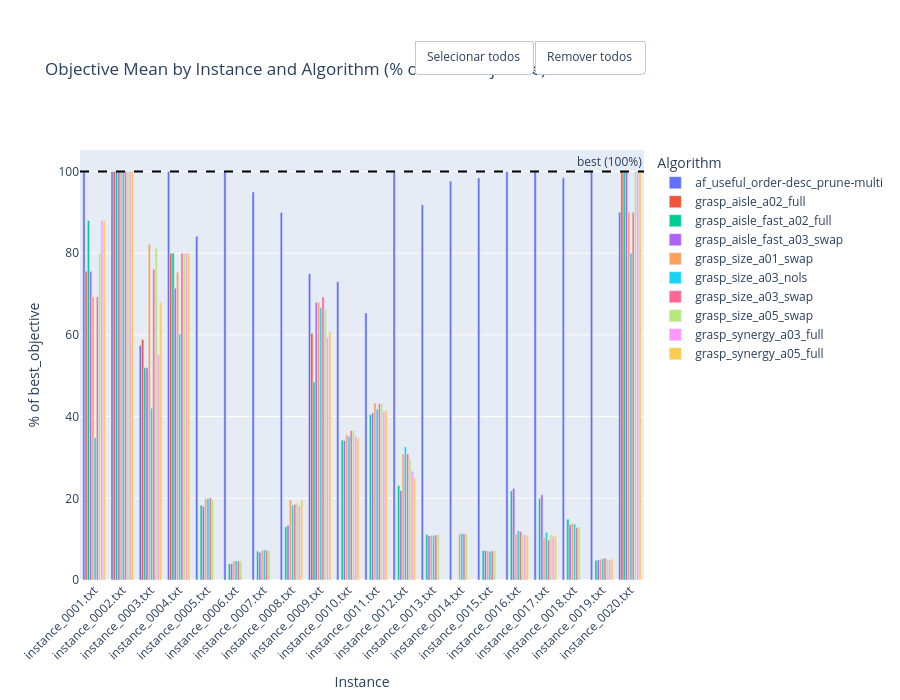

Notebook source saved alongside this figure:
### Code cell
# Objective Mean as % of Best Objective

objective_plot = (
    df.pivot_table(
        index='instance',
        columns='algorithm',
        values='objective_mean',
        aggfunc='mean'
    )
    .sort_index()
    .fillna(0)
)

best_objective_by_instance = (
    df[['instance', 'best_objective']]
    .drop_duplicates(subset='instance')
    .set_index('instance')['best_objective']
)

objective_pct_plot = objective_plot.div(best_objective_by_instance, axis=0) * 100
objective_pct_plot = objective_pct_plot.replace([float('inf'), -float('inf')], 0).fillna(0)

fig = go.Figure()
for algo in objective_pct_plot.columns:
    fig.add_trace(go.Bar(
        name=algo,
        x=objective_pct_plot.index,
        y=objective_pct_plot[algo],
        hovertemplate=f'<b>{algo}</b><br>Instance: %{{x}}<br>%{{y:.1f}}% of best<extra></extra>'
    ))

fig.add_hline(y=100, line_dash='dash', line_color='black', annotation_text='best (100%)')

fig.update_layout(
    barmode='group',
    title='Objective Mean by Instance and Algorithm (% of Best Objective)',
    xaxis_title='Instance',
    yaxis_title='% of best_objective',
    legend_title='Algorithm',
    height=700,
    margin=dict(t=150),
    xaxis_tickangle=-45,
)
add_legend_mass_toggle(fig)
fig.show()

### Figure 1 — Plotly figure (JSON) as saved in the notebook; plotly's stock layout.template omitted (floating-point values rounded to 4 significant figures)
{"data": [{"hovertemplate": "<b>af_useful_order-desc_prune-multi</b><br>Instance: %{x}<br>%{y:.1f}% of best<extra></extra>", "name": "af_useful_order-desc_prune-multi", "type": "bar", "x": ["instance_0001.txt", "instance_0002.txt", "instance_0003.txt", "instance_0004.txt", "instance_0005.txt", "instance_0006.txt", "instance_0007.txt", "instance_0008.txt", "instance_0009.txt", "instance_0010.txt", "instance_0011.txt", "instance_0012.txt", "instance_0013.txt", "instance_0014.txt", "instance_0015.txt", "instance_0016.txt", "instance_0017.txt", "instance_0018.txt", "instance_0019.txt", "instance_0020.txt"], "y": [100.0, 100.0, 57.41, 100.0, 84.15, 100.0, 94.96, 89.99, 74.95, 72.98, 65.38, 100.0, 91.88, 97.65, 98.44, 100.0, 100.0, 98.46, 100.0, 90.0]}, {"hovertemplate": "<b>grasp_aisle_a02_full</b><br>Instance: %{x}<br>%{y:.1f}% of best<extra></extra>", "name": "grasp_aisle_a02_full", "type": "bar", "x": ["instance_0001.txt", "instance_0002.txt", "instance_0003.txt", "instance_0004.txt", "instance_0005.txt", "instance_0006.txt", "instance_0007.txt", "instance_0008.txt", "instance_0009.txt", "instance_0010.txt", "instance_0011.txt", "instance_0012.txt", "instance_0013.txt", "instance_0014.txt", "instance_0015.txt", "instance_0016.txt", "instance_0017.txt", "instance_0018.txt", "instance_0019.txt", "instance_0020.txt"], "y": [75.56, 100.0, 58.89, 80.0, 0.0, 0.0, 0.0, 0.0, 60.38, 0.0, 0.0, 0.0, 0.0, 0.0, 0.0, 0.0, 0.0, 0.0, 0.0, 100.0]}, {"hovertemplate": "<b>grasp_aisle_fast_a02_full</b><br>Instance: %{x}<br>%{y:.1f}% of best<extra></extra>", "name": "grasp_aisle_fast_a02_full", "type": "bar", "x": ["instance_0001.txt", "instance_0002.txt", "instance_0003.txt", "instance_0004.txt", "instance_0005.txt", "instance_0006.txt", "instance_0007.txt", "instance_0008.txt", "instance_0009.txt", "instance_0010.txt", "instance_0011.txt", "instance_0012.txt", "instance_0013.txt", "instance_0014.txt", "instance_0015.txt", "instance_0016.txt", "instance_0017.txt", "instance_0018.txt", "instance_0019.txt", "instance_0020.txt"], "y": [88.0, 100.0, 51.96, 80.0, 18.3, 3.966, 7.056, 13.01, 48.47, 34.24, 40.45, 23.14, 11.12, 0.0, 7.225, 21.81, 19.98, 14.9, 4.801, 100.0]}, {"hovertemplate": "<b>grasp_aisle_fast_a03_swap</b><br>Instance: %{x}<br>%{y:.1f}% of best<extra></extra>", "name": "grasp_aisle_fast_a03_swap", "type": "bar", "x": ["instance_0001.txt", "instance_0002.txt", "instance_0003.txt", "instance_0004.txt", "instance_0005.txt", "instance_0006.txt", "instance_0007.txt", "instance_0008.txt", "instance_0009.txt", "instance_0010.txt", "instance_0011.txt", "instance_0012.txt", "instance_0013.txt", "instance_0014.txt", "instance_0015.txt", "instance_0016.txt", "instance_0017.txt", "instance_0018.txt", "instance_0019.txt", "instance_0020.txt"], "y": [75.56, 100.0, 51.96, 71.43, 18.04, 4.023, 6.764, 13.41, 67.92, 34.1, 40.86, 21.85, 10.79, 0.0, 7.162, 22.42, 20.85, 13.53, 4.897, 100.0]}, {"hovertemplate": "<b>grasp_size_a01_swap</b><br>Instance: %{x}<br>%{y:.1f}% of best<extra></extra>", "name": "grasp_size_a01_swap", "type": "bar", "x": ["instance_0001.txt", "instance_0002.txt", "instance_0003.txt", "instance_0004.txt", "instance_0005.txt", "instance_0006.txt", "instance_0007.txt", "instance_0008.txt", "instance_0009.txt", "instance_0010.txt", "instance_0011.txt", "instance_0012.txt", "instance_0013.txt", "instance_0014.txt", "instance_0015.txt", "instance_0016.txt", "instance_0017.txt", "instance_0018.txt", "instance_0019.txt", "instance_0020.txt"], "y": [69.33, 100.0, 82.14, 75.32, 19.93, 4.617, 7.265, 19.58, 67.92, 35.55, 43.34, 30.85, 10.91, 11.24, 7.141, 11.21, 10.42, 13.89, 5.098, 90.0]}, {"hovertemplate": "<b>grasp_size_a03_nols</b><br>Instance: %{x}<br>%{y:.1f}% of best<extra></extra>", "name": "grasp_size_a03_nols", "type": "bar", "x": ["instance_0001.txt", "instance_0002.txt", "instance_0003.txt", "instance_0004.txt", "instance_0005.txt", "instance_0006.txt", "instance_0007.txt", "instance_0008.txt", "instance_0009.txt", "instance_0010.txt", "instance_0011.txt", "instance_0012.txt", "instance_0013.txt", "instance_0014.txt", "instance_0015.txt", "instance_0016.txt", "instance_0017.txt", "instance_0018.txt", "instance_0019.txt", "instance_0020.txt"], "y": [34.87, 100.0, 42.06, 60.15, 19.93, 4.694, 7.374, 18.35, 66.62, 35.18, 41.85, 32.59, 10.85, 11.36, 6.999, 12.05, 11.69, 13.71, 5.206, 80.0]}, {"hovertemplate": "<b>grasp_size_a03_swap</b><br>Instance: %{x}<br>%{y:.1f}% of best<extra></extra>", "name": "grasp_size_a03_swap", "type": "bar", "x": ["instance_0001.txt", "instance_0002.txt", "instance_0003.txt", "instance_0004.txt", "instance_0005.txt", "instance_0006.txt", "instance_0007.txt", "instance_0008.txt", "instance_0009.txt", "instance_0010.txt", "instance_0011.txt", "instance_0012.txt", "instance_0013.txt", "instance_0014.txt", "instance_0015.txt", "instance_0016.txt", "instance_0017.txt", "instance_0018.txt", "instance_0019.txt", "instance_0020.txt"], "y": [69.33, 100.0, 76.04, 80.0, 20.09, 4.655, 7.211, 18.54, 69.28, 36.57, 43.19, 30.85, 11.03, 11.33, 7.162, 11.87, 9.785, 12.85, 5.376, 90.0]}, {"hovertemplate": "<b>grasp_size_a05_swap</b><br>Instance: %{x}<br>%{y:.1f}% of best<extra></extra>", "name": "grasp_size_a05_swap", "type": "bar", "x": ["instance_0001.txt", "instance_0002.txt", "instance_0003.txt", "instance_0004.txt", "instance_0005.txt", "instance_0006.txt", "instance_0007.txt", "instance_0008.txt", "instance_0009.txt", "instance_0010.txt", "instance_0011.txt", "instance_0012.txt", "instance_0013.txt", "instance_0014.txt", "instance_0015.txt", "instance_0016.txt", "instance_0017.txt", "instance_0018.txt", "instance_0019.txt", "instance_0020.txt"], "y": [80.0, 100.0, 81.25, 80.0, 19.77, 4.694, 7.265, 18.73, 66.18, 36.57, 43.19, 29.69, 11.16, 11.3, 7.204, 11.37, 11.15, 13.01, 5.152, 100.0]}, {"hovertemplate": "<b>grasp_synergy_a03_full</b><br>Instance: %{x}<br>%{y:.1f}% of best<extra></extra>", "name": "grasp_synergy_a03_full", "type": "bar", "x": ["instance_0001.txt", "instance_0002.txt", "instance_0003.txt", "instance_0004.txt", "instance_0005.txt", "instance_0006.txt", "instance_0007.txt", "instance_0008.txt", "instance_0009.txt", "instance_0010.txt", "instance_0011.txt", "instance_0012.txt", "instance_0013.txt", "instance_0014.txt", "instance_0015.txt", "instance_0016.txt", "instance_0017.txt", "instance_0018.txt", "instance_0019.txt", "instance_0020.txt"], "y": [88.0, 100.0, 55.21, 80.0, 0.0, 0.0, 0.0, 18.15, 59.34, 35.16, 41.14, 26.67, 0.0, 0.0, 0.0, 11.06, 10.65, 0.0, 4.849, 100.0]}, {"hovertemplate": "<b>grasp_synergy_a05_full</b><br>Instance: %{x}<br>%{y:.1f}% of best<extra></extra>", "name": "grasp_synergy_a05_full", "type": "bar", "x": ["instance_0001.txt", "instance_0002.txt", "instance_0003.txt", "instance_0004.txt", "instance_0005.txt", "instance_0006.txt", "instance_0007.txt", "instance_0008.txt", "instance_0009.txt", "instance_0010.txt", "instance_0011.txt", "instance_0012.txt", "instance_0013.txt", "instance_0014.txt", "instance_0015.txt", "instance_0016.txt", "instance_0017.txt", "instance_0018.txt", "instance_0019.txt", "instance_0020.txt"], "y": [88.0, 100.0, 67.95, 80.0, 0.0, 0.0, 0.0, 19.58, 60.77, 34.7, 41.56, 24.97, 0.0, 0.0, 0.0, 10.91, 10.9, 0.0, 5.152, 100.0]}], "layout": {"annotations": [{"showarrow": false, "text": "best (100%)", "x": 1, "xanchor": "right", "xref": "x domain", "y": 100, "yanchor": "bottom", "yref": "y"}], "barmode": "group", "height": 700, "legend": {"title": {"text": "Algorithm"}}, "margin": {"t": 150}, "shapes": [{"line": {"color": "black", "dash": "dash"}, "type": "line", "x0": 0, "x1": 1, "xref": "x domain", "y0": 100, "y1": 100, "yref": "y"}], "title": {"text": "Objective Mean by Instance and Algorithm (% of Best Objective)"}, "updatemenus": [{"buttons": [{"args": [{"visible": [true, true, true, true, true, true, true, true, true, true]}], "label": "Selecionar todos", "method": "update"}, {"args": [{"visible": ["legendonly", "legendonly", "legendonly", "legendonly", "legendonly", "legendonly", "legendonly", "legendonly", "legendonly", "legendonly"]}], "label": "Remover todos", "method": "update"}], "direction": "right", "showactive": false, "type": "buttons", "x": 1, "xanchor": "right", "y": 1.18, "yanchor": "bottom"}], "xaxis": {"tickangle": -45, "title": {"text": "Instance"}}, "yaxis": {"title": {"text": "% of best_objective"}}}}
